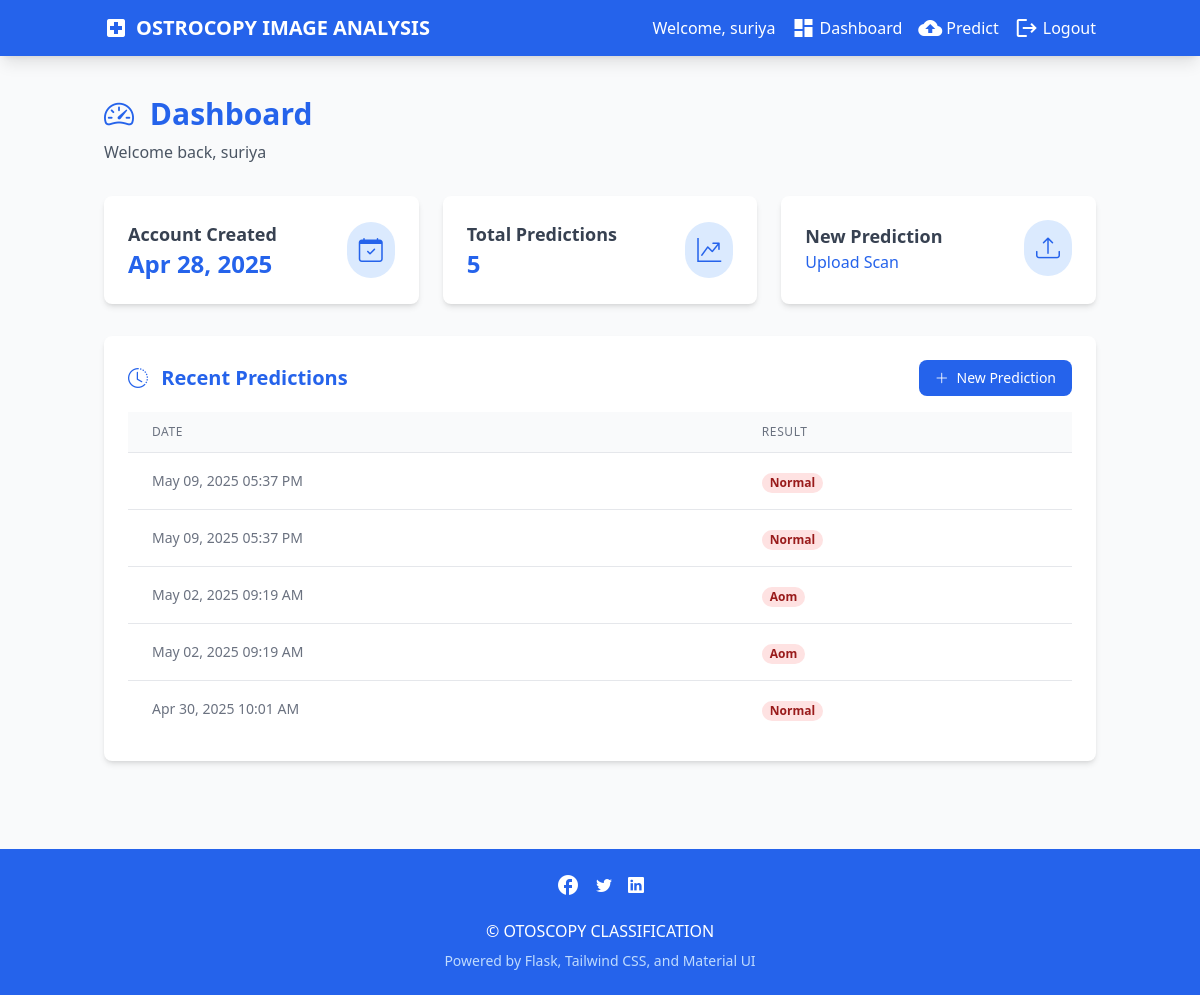
The app's page /dashboard (signed in) with its own data.
### app.py (models this page shows, shortened)
class User(db.Model):
    id = db.Column(db.Integer, primary_key=True)
    username = db.Column(db.String(80), unique=True, nullable=False)
    email = db.Column(db.String(120), unique=True, nullable=False)
    password_hash = db.Column(db.String(128))
    created_at = db.Column(db.DateTime, default=datetime.utcnow)

class Prediction(db.Model):
    id = db.Column(db.Integer, primary_key=True)
    user_id = db.Column(db.Integer, db.ForeignKey('user.id'), nullable=False)
    image_path = db.Column(db.String(255), nullable=False)
    prediction_result = db.Column(db.String(50), nullable=False)
    timestamp = db.Column(db.DateTime, default=datetime.utcnow)
    user = db.relationship('User', backref=db.backref('predictions', lazy=True))

### app.py (the view)
@app.route('/dashboard')
def dashboard():
    if 'user_id' not in session:
        return redirect(url_for('login'))
    user = User.query.get(session['user_id'])
    predictions = Prediction.query.filter_by(user_id=user.id).order_by(Prediction.timestamp.desc()).limit(5).all()
    return render_template('dashboard.html', user=user, predictions=predictions)

### templates/dashboard.html (shortened to what this page needs)
{% extends "base.html" %}
{% block content %}
<div class="mb-8">
    <h1 class="text-3xl font-bold text-blue-600 mb-2">
        <i class="bi bi-speedometer2 mr-2"></i> Dashboard
    </h1>
    <p class="text-gray-600">Welcome back, {{ user.username }}</p>
</div>
<div class="grid grid-cols-1 md:grid-cols-3 gap-6 mb-8">
    <div class="bg-white p-6 rounded-lg shadow-md">
        <div class="flex items-center justify-between">
            <div>
                <h3 class="text-lg font-semibold text-gray-700">Account Created</h3>
                <p class="text-2xl font-bold text-blue-600">{{ user.created_at.strftime('%b %d, %Y') }}</p>
            </div>
            <div class="bg-blue-100 text-blue-600 p-3 rounded-full">
                <i class="bi bi-calendar-check text-2xl"></i>
            </div>
        </div>
    </div>
    <div class="bg-white p-6 rounded-lg shadow-md">
        <div class="flex items-center justify-between">
            <div>
                <h3 class="text-lg font-semibold text-gray-700">Total Predictions</h3>
                <p class="text-2xl font-bold text-blue-600">{{ predictions|length }}</p>
            </div>
            <div class="bg-blue-100 text-blue-600 p-3 rounded-full">
                <i class="bi bi-graph-up-arrow text-2xl"></i>
            </div>
        </div>
    </div>
    <div class="bg-white p-6 rounded-lg shadow-md">
        <div class="flex items-center justify-between">
            <div>
                <h3 class="text-lg font-semibold text-gray-700">New Prediction</h3>
                <a href="{{ url_for('predict_route') }}" class="text-blue-600 hover:text-blue-800 font-medium">Upload Scan</a>
            </div>
            <div class="bg-blue-100 text-blue-600 p-3 rounded-full">
                <i class="bi bi-upload text-2xl"></i>
            </div>
        </div>
    </div>
</div>
<div class="bg-white rounded-lg shadow-md p-6 mb-8">
    <div class="flex justify-between items-center mb-4">
        <h2 class="text-xl font-bold text-blue-600">
            <i class="bi bi-clock-history mr-2"></i> Recent Predictions
        </h2>
        <a href="{{ url_for('predict_route') }}" class="bg-blue-600 hover:bg-blue-700 text-white px-4 py-2 rounded-lg text-sm font-medium transition">
            <i class="bi bi-plus-lg mr-1"></i> New Prediction
        </a>
    </div>
    {% if predictions %}
    <div class="overflow-x-auto">
        <table class="min-w-full divide-y divide-gray-200">
            <thead class="bg-gray-50">
                <tr>
                    <th class="px-6 py-3 text-left text-xs font-medium text-gray-500 uppercase tracking-wider">Date</th>
                    <th class="px-6 py-3 text-left text-xs font-medium text-gray-500 uppercase tracking-wider">Result</th>
                </tr>
            </thead>
            <tbody class="bg-white divide-y divide-gray-200">
                {% for prediction in predictions %}
                <tr>
                    <td class="px-6 py-4 whitespace-nowrap text-sm text-gray-500">
                        {{ prediction.timestamp.strftime('%b %d, %Y %I:%M %p') }}
                    </td>
                    <td class="px-6 py-4 whitespace-nowrap">
                        <span class="px-2 inline-flex text-xs leading-5 font-semibold rounded-full
                                    {% if prediction.prediction_result == 'Normal' %}bg-green-100 text-green-800
                                    {% else %}bg-red-100 text-red-800{% endif %}">
                            {{ prediction.prediction_result.replace('_', ' ').title() }}
                        </span>
                    </td>
                </tr>
                {% endfor %}
            </tbody>
        </table>
    </div>
    {% else %}
    <div class="text-center py-8">
        <i class="bi bi-database-exclamation text-4xl text-gray-400 mb-2"></i>
        <p class="text-gray-500">No predictions yet. Upload our ear infection.</p>
    </div>
    {% endif %}
</div>
{% endblock %}

### templates/base.html (shortened to what this page needs)
<!DOCTYPE html>
<html lang="en">
<head>
    <script src="https://cdn.tailwindcss.com"></script>
    <link rel="stylesheet" href="https://cdn.jsdelivr.net/npm/bootstrap-icons@1.11.3/font/bootstrap-icons.min.css">
    <link href="https://cdn.jsdelivr.net/npm/@mui/material@5.14.2/umd/material-ui.min.css" rel="stylesheet">
</head>
<body class="bg-gray-50 min-h-screen flex flex-col">
    <nav class="bg-blue-600 text-white shadow-lg">
        <div class="container mx-auto px-4 py-3 flex justify-between items-center">
            <a href="{{ url_for('home') }}" class="flex items-center space-x-2">
                <i class="material-icons text-2xl">local_hospital</i>
                <span class="text-xl font-bold">OSTROCOPY IMAGE ANALYSIS </span>
            </a>
            <div class="flex items-center space-x-4">
                {% if 'user_id' in session %}
                    <span class="hidden md:inline">Welcome, {{ session['username'] }}</span>
                    <a href="{{ url_for('dashboard') }}" class="hover:text-blue-200 transition-all flex items-center">
                        <i class="material-icons mr-1">dashboard</i> Dashboard
                    </a>
                    <a href="{{ url_for('predict_route') }}" class="hover:text-blue-200 transition-all flex items-center">
                        <i class="material-icons mr-1">cloud_upload</i> Predict
                    </a>
                    <a href="{{ url_for('logout') }}" class="hover:text-blue-200 transition-all flex items-center">
                        <i class="material-icons mr-1">logout</i> Logout
                    </a>
                {% endif %}
            </div>
        </div>
    </nav>
    <main class="flex-grow container mx-auto px-4 py-6">
        {% block content %}{% endblock %}
    </main>
    <footer class="bg-blue-600 text-white py-6 mt-8">
        <div class="container mx-auto px-4 text-center">
            <div class="flex justify-center space-x-4 mb-4">
                <a href="#" class="hover:text-blue-200 transition-all">
                    <i class="material-icons">facebook</i>
                </a>
                <a href="#" class="hover:text-blue-200 transition-all">
                    <i class="bi bi-twitter"></i>
                </a>
                <a href="#" class="hover:text-blue-200 transition-all">
                    <i class="bi bi-linkedin"></i>
                </a>
            </div>
            <p>&copy; OTOSCOPY CLASSIFICATION</p>
            <p class="text-sm mt-2 text-blue-200">Powered by Flask, Tailwind CSS, and Material UI</p>
        </div>
    </footer>
</body>
</html>

### templates/base.html (style rules this page uses)
.transition-all { transition-property: all; transition-timing-function: cubic-bezier(0.4, 0, 0.2, 1); transition-duration: 150ms; }

### records on screen
User: username "suriya", created_at "Apr 28, 2025"
Prediction: timestamp "May 09, 2025 05:37 PM", prediction_result.replace "Normal"
Prediction: timestamp "May 09, 2025 05:37 PM", prediction_result.replace "Normal"
Prediction: timestamp "May 02, 2025 09:19 AM", prediction_result.replace "Aom"
Prediction: timestamp "May 02, 2025 09:19 AM", prediction_result.replace "Aom"
Prediction: timestamp "Apr 30, 2025 10:01 AM", prediction_result.replace "Normal"

### other values on screen
{{ predictions|length }} "5"
